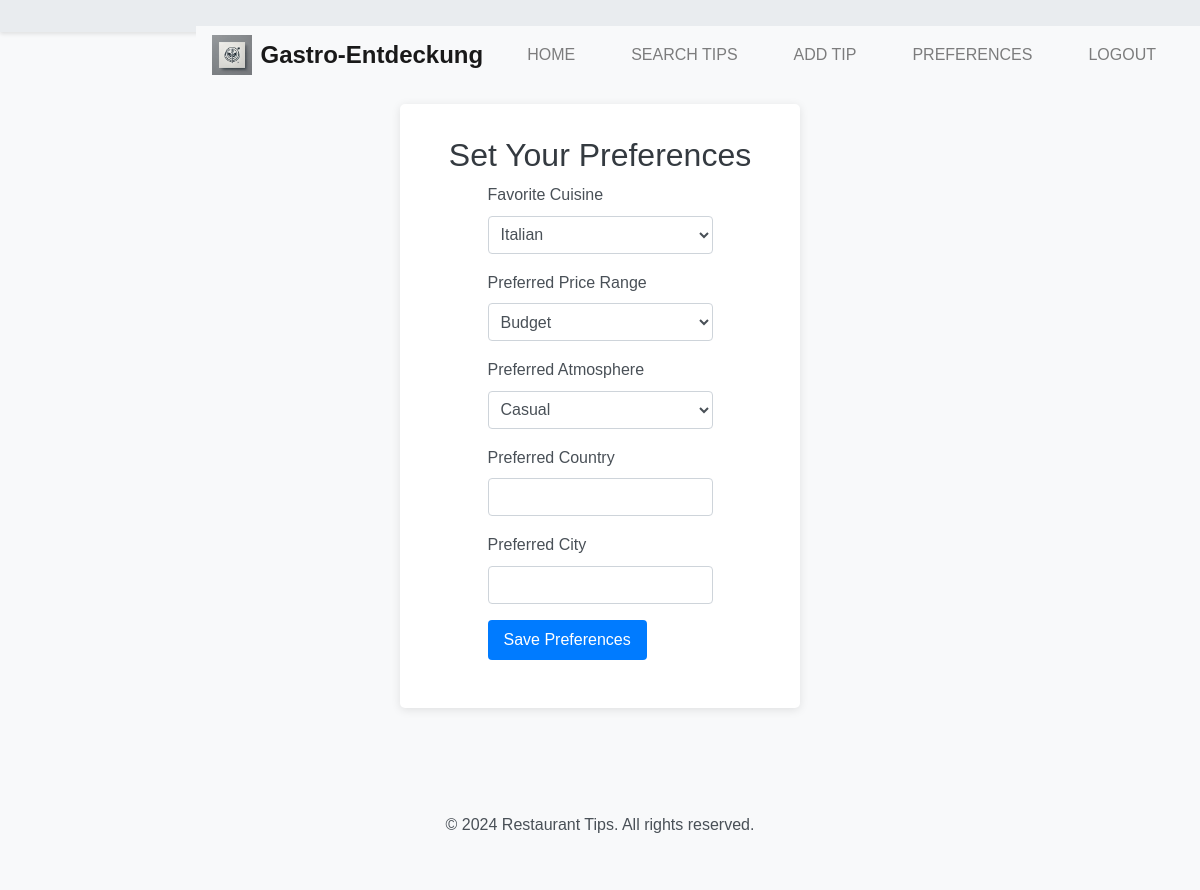
The app's page /preferences (signed in), older data.
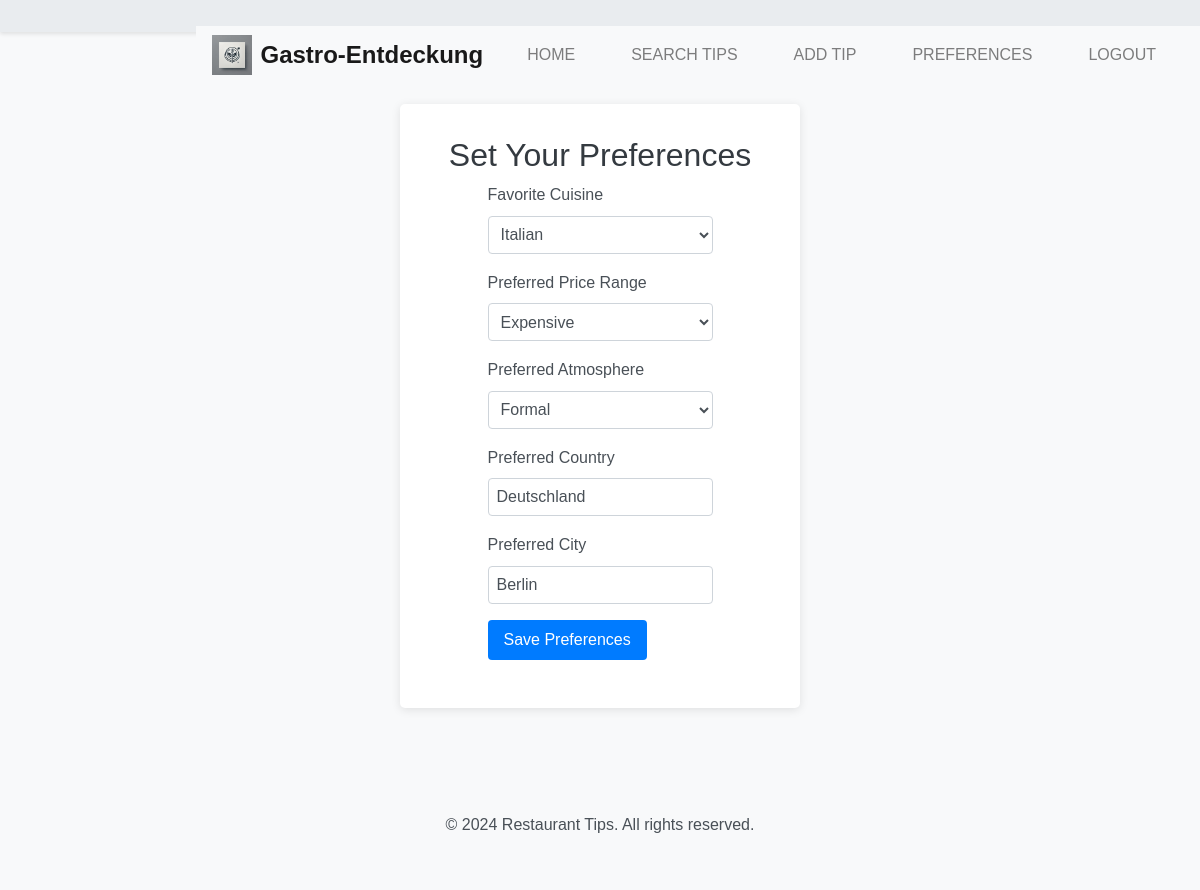
The same page, newer data.
### models.py (models this page shows)
class Preference(db.Model):
    id = db.Column(db.Integer, primary_key=True)
    cuisine = db.Column(db.String(50), nullable=False)
    price_range = db.Column(db.String(20), nullable=False)
    atmosphere = db.Column(db.String(50), nullable=False)
    country = db.Column(db.String(100), nullable=False)
    city = db.Column(db.String(100), nullable=False)
    user_id = db.Column(db.Integer, db.ForeignKey('user.id'), nullable=False)

### app.py (the view)
@app.route('/preferences', methods=['GET', 'POST'])
@login_required
def preferences():
    form = PreferenceForm()
    try:
        user_preference = Preference.query.filter_by(user_id=current_user.id).first()
    except Exception as e:
        logging.error(f"Error retrieving user preference: {e}")
        flash('An error occurred while retrieving your preferences. Please try again.', 'danger')
        return redirect(url_for('index'))
    if form.validate_on_submit():
        try:
            if user_preference:
                user_preference.cuisine = form.cuisine.data
                user_preference.price_range = form.price_range.data
                user_preference.atmosphere = form.atmosphere.data
                user_preference.country = form.country.data
                user_preference.city = form.city.data
            else:
                new_preference = Preference(
                    cuisine=form.cuisine.data,
                    price_range=form.price_range.data,
                    atmosphere=form.atmosphere.data,
                    country=form.country.data,
                    city=form.city.data,
                    user_id=current_user.id
                )
                db.session.add(new_preference)
            db.session.commit()
            flash('Your preferences have been updated!', 'success')
            return redirect(url_for('index'))
        except Exception as e:
            db.session.rollback()
            logging.error(f"Error updating user preference: {e}")
            flash('An error occurred while updating your preferences. Please try again.', 'danger')
    elif request.method == 'GET' and user_preference:
        form.cuisine.data = user_preference.cuisine
        form.price_range.data = user_preference.price_range
        form.atmosphere.data = user_preference.atmosphere
        form.country.data = user_preference.country
        form.city.data = user_preference.city
    return render_template('preferences.html', form=form)

### app.py
class PreferenceForm(FlaskForm):
    cuisine = SelectField('Favorite Cuisine', choices=[('italian', 'Italian'), ('chinese', 'Chinese'), ('mexican', 'Mexican'), ('american', 'American')])
    price_range = SelectField('Preferred Price Range', choices=[('$', 'Budget'), ('$$', 'Midrange'), ('$$$', 'Expensive')])
    atmosphere = SelectField('Preferred Atmosphere', choices=[('casual', 'Casual'), ('formal', 'Formal'), ('family', 'Family-friendly'), ('romantic', 'Romantic')])
    country = StringField('Preferred Country', validators=[DataRequired(), Length(max=100)])
    city = StringField('Preferred City', validators=[DataRequired(), Length(max=100)])
    submit = SubmitField('Save Preferences')

### app.py (called while the page is built)
@login_manager.user_loader
def load_user(user_id):
    try:
        return User.query.get(int(user_id))
    except Exception as e:
        logging.error(f"Error loading user: {e}")
        return None

### templates/preferences.html (shortened to what this page needs)
{% extends "base.html" %}
{% block content %}
<div class="center-content">
    <div class="form-container">
        <h2>Set Your Preferences</h2>
        <form method="POST" action="">
            <div class="form-group">
                {{ form.cuisine.label }}
                {{ form.cuisine(class="form-control") }}
            </div>
            <div class="form-group">
                {{ form.price_range.label }}
                {{ form.price_range(class="form-control") }}
            </div>
            <div class="form-group">
                {{ form.atmosphere.label }}
                {{ form.atmosphere(class="form-control") }}
            </div>
            <div class="form-group">
                {{ form.country.label }}
                {{ form.country(class="form-control") }}
            </div>
            <div class="form-group">
                {{ form.city.label }}
                {{ form.city(class="form-control") }}
            </div>
            <div class="form-group">
                {{ form.submit(class="btn btn-primary") }}
            </div>
        </form>
    </div>
</div>
{% endblock %}

### templates/base.html (shortened to what this page needs)
<!DOCTYPE html>
<html lang="en">
<head>
    <link rel="stylesheet" href="https://stackpath.bootstrapcdn.com/bootstrap/4.5.2/css/bootstrap.min.css">
    <link rel="stylesheet" href="{{ url_for('static', filename='style.css') }}">
</head>
<body>
    <header>
        <nav class="navbar navbar-expand-lg navbar-light bg-light">
            <div class="logo-container">
                <img src="{{ url_for('static', filename='logo.png') }}" alt="Logo" class="logo-img">
                <span class="navbar-brand">Gastro-Entdeckung</span>
            </div>
            <div class="collapse navbar-collapse" id="navbarNav">
                <ul class="navbar-nav">
                    <li class="nav-item">
                        <a class="nav-link" href="{{ url_for('index') }}">Home</a>
                    </li>
                    <li class="nav-item">
                        <a class="nav-link" href="{{ url_for('search_tip') }}">Search Tips</a>
                    </li>
                    <li class="nav-item">
                        <a class="nav-link" href="{{ url_for('add_tip') }}">Add Tip</a>
                    </li>
                    {% if current_user.is_authenticated %}
                        <li class="nav-item">
                            <a class="nav-link" href="{{ url_for('preferences') }}">Preferences</a>
                        </li>
                        <li class="nav-item">
                            <a class="nav-link" href="{{ url_for('logout') }}">Logout</a>
                        </li>
                    {% endif %}
                </ul>
            </div>
        </nav>
    </header>
    <main class="container my-4">
        {% block content %}
        {% endblock %}
    </main>
    <footer class="bg-light py-3 mt-5">
        <div class="container text-center">
            <p>&copy; 2024 Restaurant Tips. All rights reserved.</p>
        </div>
    </footer>
</body>
</html>

### static/style.css (style rules this page uses)
body { font-family: Arial, sans-serif; line-height: 1.6; margin: 0; padding: 0; background-color: #f8f9fa; color: #333; font-size: 16px; }
.container { width: 80%; margin: auto; overflow: hidden; padding: 20px; }
.center-content { display: flex; flex-direction: column; align-items: center; justify-content: center; min-height: calc(100vh - 200px); }
header { background: #e9ecef; color: #495057; padding: 1rem 0; box-shadow: 0 2px 4px rgba(0,0,0,0.1); }
header a { color: #495057; text-decoration: none; text-transform: uppercase; font-size: 16px; }
header ul { padding: 0; margin: 0; list-style: none; overflow: hidden; }
header li { display: inline; padding: 0 20px 0 20px; }
header nav { float: right; margin-top: 10px; }
main { padding: 2rem 0; }
h1, h2, h3 { color: #343a40; }
.form-container { background: #fff; padding: 2rem; border-radius: 5px; box-shadow: 0 2px 10px rgba(0,0,0,0.1); width: 100%; max-width: 500px; margin: 0 auto; }
.form-group { margin-bottom: 1rem; }
.form-group label { display: block; margin-bottom: 0.5rem; color: #495057; }
.form-control { width: 100%; padding: 0.5rem; border: 1px solid #ced4da; border-radius: 4px; background-color: #fff; font-size: 1rem; }
.btn { display: inline-block; background: #007bff; color: #fff; padding: 0.5rem 1rem; border: none; border-radius: 4px; cursor: pointer; font-size: 1rem; }
footer { background: #e9ecef; color: #495057; text-align: center; padding: 1rem; margin-top: 2rem; }
.form-container { display: flex; flex-direction: column; align-items: center; justify-content: center; max-width: 400px; margin: 0 auto; }
.logo-container { display: flex; align-items: center; }
.navbar-brand { font-size: 1.5rem; font-weight: bold; color: #343a40; padding: 0; margin-left: 0.5rem; }
.logo-img { max-width: 40px; vertical-align: middle; }

Row changes from the older to the newer data that the page shows:
added Preference: cuisine "Italian", price_range "Expensive", atmosphere "Formal", country "Deutschland", city "Berlin"
Text that changed along with them:
form field cuisine: "Italian" → (not shown)
form field price_range: "Budget" → (not shown)
form field atmosphere: "Casual" → (not shown)
